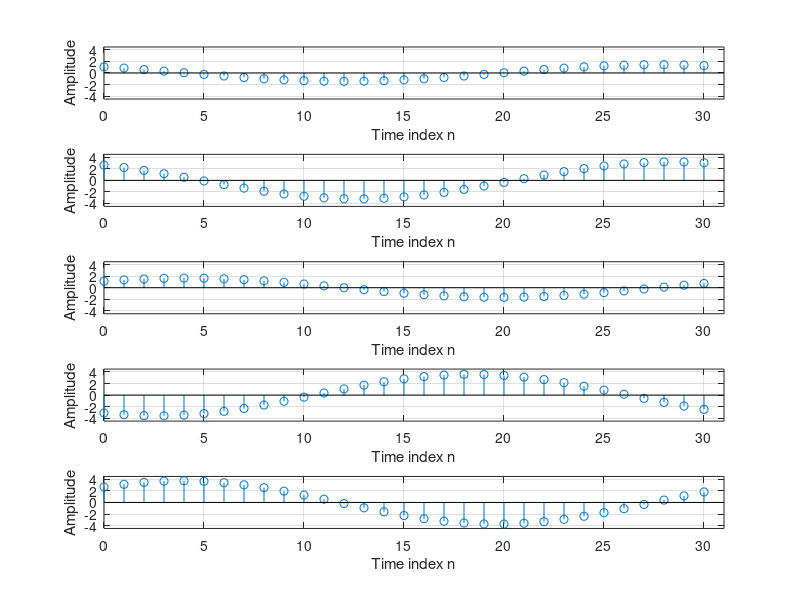

The MATLAB source for this figure: (Note: this script raises an error after producing the figure.)
% Program for project 1.4, Q1.28
% random signals
clf;
N = 31;
n = 0:N-1;
A = 4 * rand(1, 5);
phi = 2*pi * rand(1, 5);
omega = 0.2;
for i = 1:5
    x = A(i) * cos(omega*n + phi(i));
    subplot(5,1,i)
    stem(n, x)
    grid on
    % title('Random normally distributed signal')
    xlabel('Time index n')
    ylabel('Amplitude')
    axis([0 N -4.5 4.5])
end
suptitle('Five sample sequences of random sinusoid')
